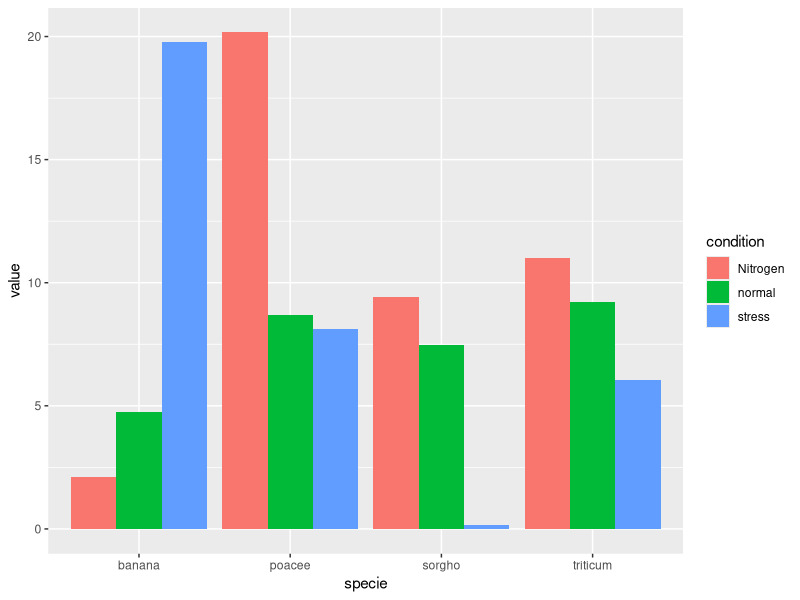
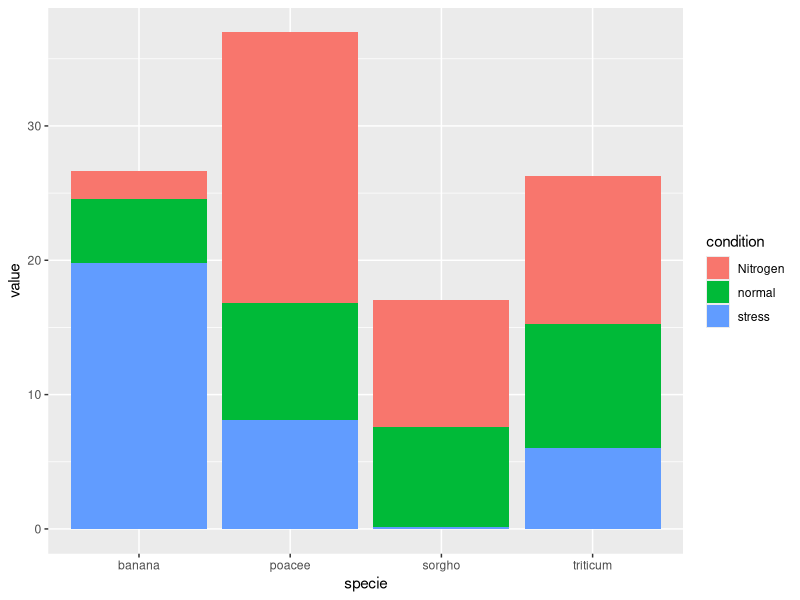
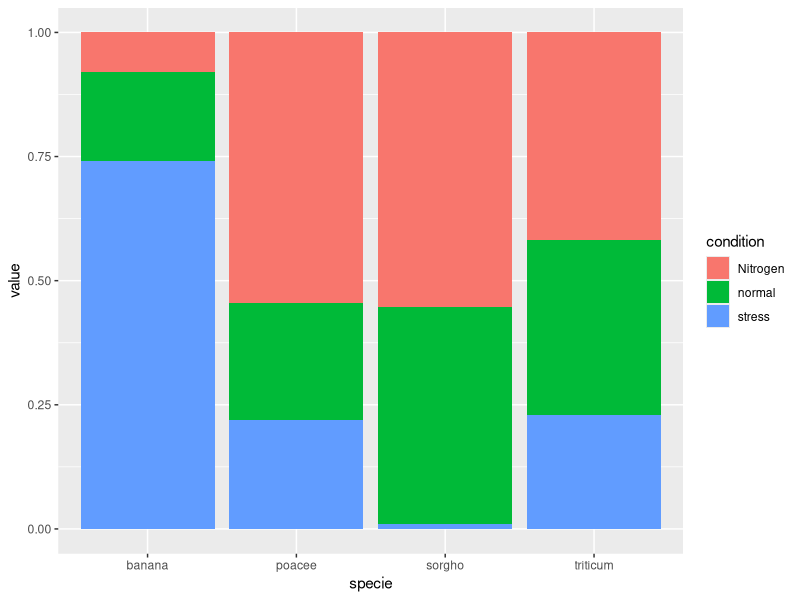
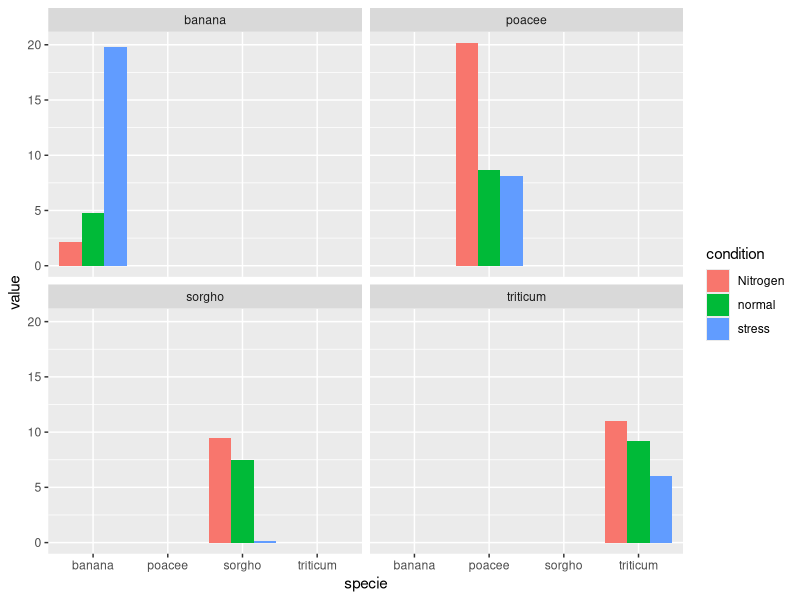
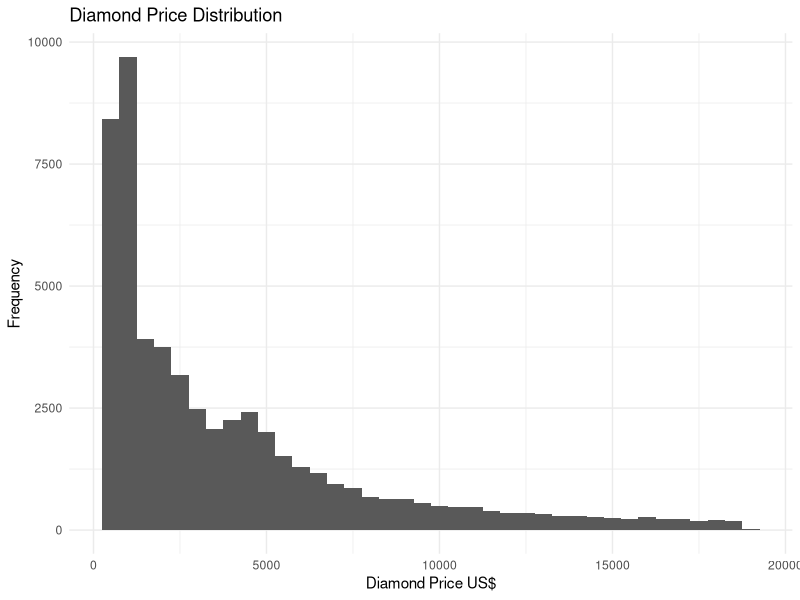
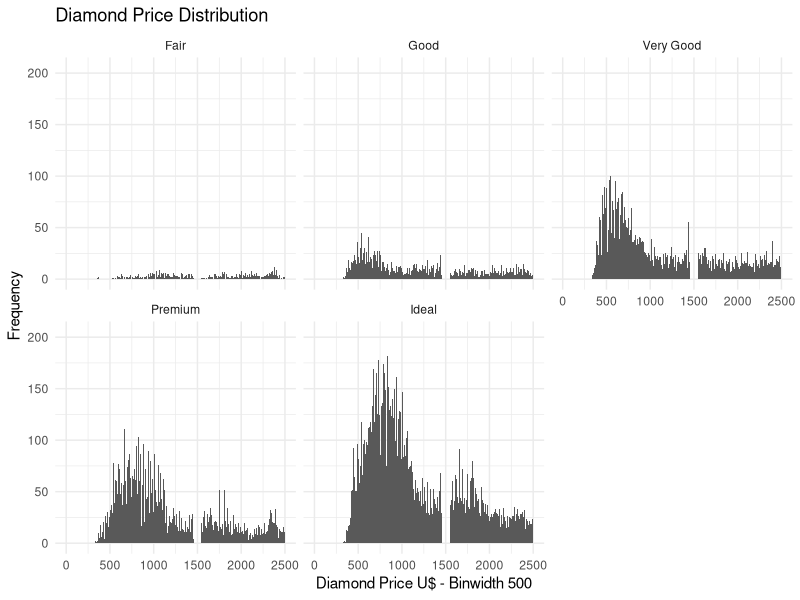

Recreate these plots in R, in order.
# Author: Mohsin Uddin
# library
library(tidyverse)

# making a data frame
specie <- c(rep("sorgho" , 3) , rep("poacee" , 3) , rep("banana" , 3) , rep("triticum" , 3) )
condition <- rep(c("normal" , "stress" , "Nitrogen") , 4)
value <- abs(rnorm(12 , 0 , 15))
data <- data.frame(specie,condition,value)

str(specie)

# grouped barplot
ggplot(data, aes(fill=condition, y=value, x=specie)) + 
  geom_bar(position="dodge", stat="identity")

# stacked barplot
ggplot(data, aes(fill=condition, y=value, x=specie)) + 
  geom_bar(position="stack", stat="identity")

# percentage stack barplot
ggplot(data, aes(fill=condition, y=value, x=specie)) + 
  geom_bar(position="fill", stat="identity")

# facet wrap
ggplot(data, aes(fill=condition, y=value, x=specie)) + 
  geom_bar(position="dodge", stat="identity")+
  facet_wrap(~specie)

# working with diamond data frame
df = diamonds

# max(df$price)
# [1] 18823
# sum(diamonds$depth > 60)
# [1] 48315
# sum(diamonds$price == 15000)
# [1] 1

# histogram
ggplot(data=diamonds) + 
  geom_histogram(binwidth=500, aes(price)) + 
  ggtitle("Diamond Price Distribution") + 
  xlab("Diamond Price US$") + 
  ylab("Frequency") + 
  theme_minimal()

# histogram with facet wrap
ggplot(data=diamonds) + 
  geom_histogram(binwidth=10, aes(price)) + 
  ggtitle("Diamond Price Distribution") + 
  xlab("Diamond Price U$ - Binwidth 500") + 
  ylab("Frequency") + 
  theme_minimal() + 
  xlim(0,2500)+
  facet_wrap(~cut)
